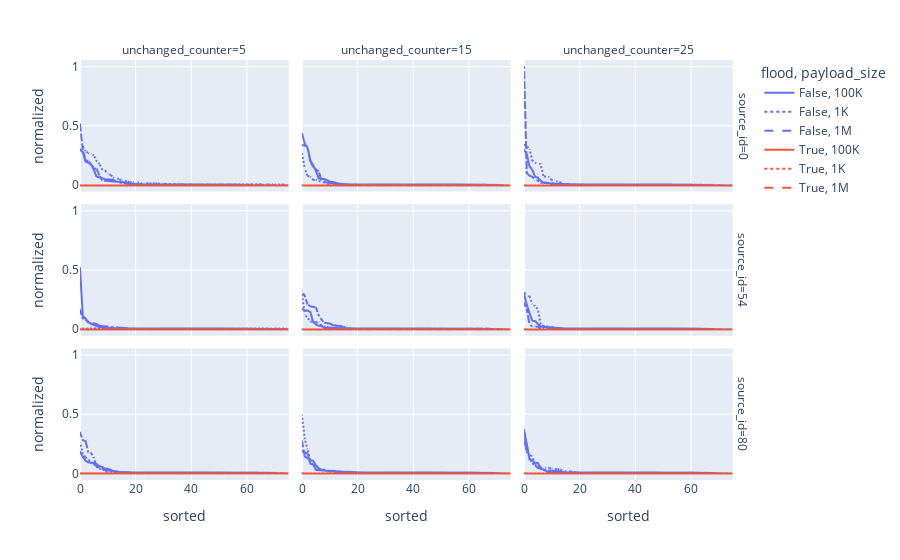

Source (notebook cell):
### Code cell
fig = px.line(
    strain_df,
    x="sorted",
    y="normalized",
    color="flood",
    facet_col="unchanged_counter",
    facet_row="source_id",
    line_dash="payload_size"
)
fig
